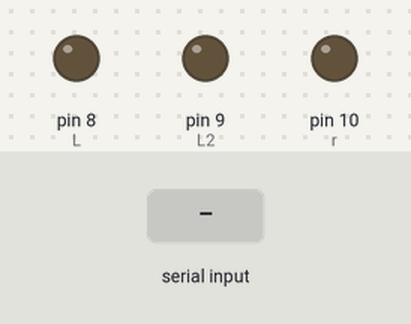
This sketch was run on a simulated Arduino Uno, built with avr-gcc and run on an emulated ATmega328P. Shown: output pins drawn as LEDs (lit = HIGH). The inputs (shaded band) are chosen by the test bench. Pins used as bus, display or sensor lines are not drawn; what the sketch prints to the serial monitor is not drawn.

Above: at 1.2 s.
1.3 s: "y" received over Serial
At 2.4 s:
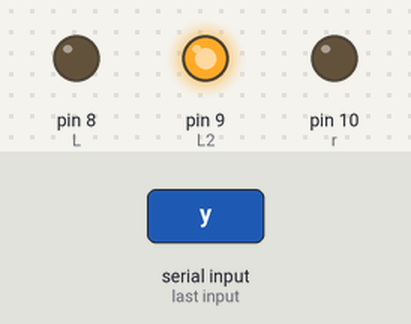
2.8 s: "j" received over Serial
At 3.5 s:
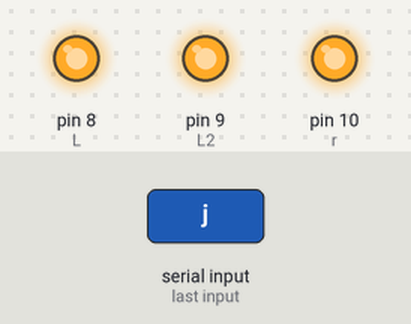
4.3 s: "Y" received over Serial
At 4.7 s:
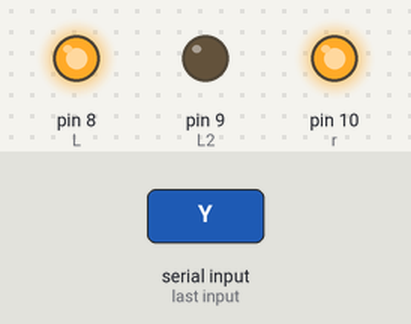
5.8 s: "J" received over Serial
At 7.0 s:
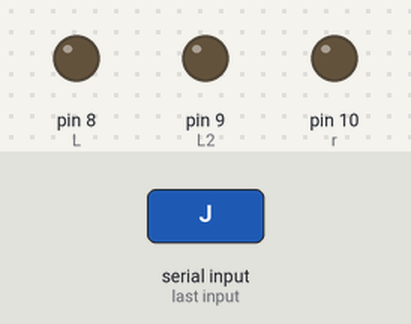
7.3 s: "m" received over Serial
At 8.1 s:
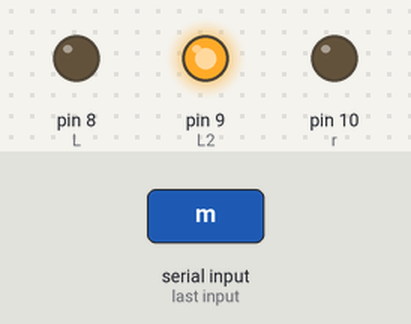
Timing chart, 0 to 9.8 s (numbered marks = the images above; inputs shaded):
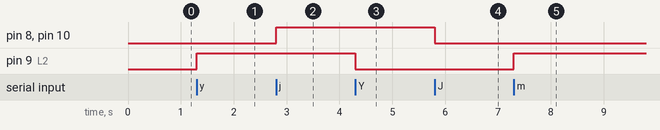

The sketch:

pruebaAuto.ino
```cpp
int L = 8;
int L2 = 9;
int r = 10;
int r2 = 11;
int state = 0;

void setup() {

pinMode(L,OUTPUT);
pinMode(L2,OUTPUT);
pinMode(r,OUTPUT);
pinMode(r2,OUTPUT);
Serial.begin(9600);

}

void loop() {
  if(Serial.available() > 0){
  state = Serial.read();
  Serial.print(state);
  }
  //adelante
  if (state == 'y') {
    digitalWrite(L2,1);
    digitalWrite(r2,1);
 }
 if (state == 'Y') {
    digitalWrite(L2,0);
    digitalWrite(r2,0);
 }
 //atras
 if (state == 'j') {
   digitalWrite(L,1);
   digitalWrite(r,1);
 }
  if (state == 'J') {
   digitalWrite(L,0);
   digitalWrite(r,0);
 }
//izquierda
 if (state == 'n') {
   digitalWrite(r2,1);
 }
  if (state == 'N') {
   digitalWrite(r2,0);
 }
//derecha
  if (state == 'm') {
  digitalWrite(L2,1);
 }
  if (state == 'M') {
  digitalWrite(L2,0);
 }
}
```

Measured:
- after the input at 1.3 s, pin 9 (L2): LOW → HIGH at once
- after the input at 2.8 s, pin 8 (L), pin 10 (r): LOW → HIGH at once
- after the input at 4.3 s, pin 9 (L2): HIGH → LOW at once
- after the input at 5.8 s, pin 8 (L), pin 10 (r): HIGH → LOW at once
- after the input at 7.3 s, pin 9 (L2): LOW → HIGH at once
